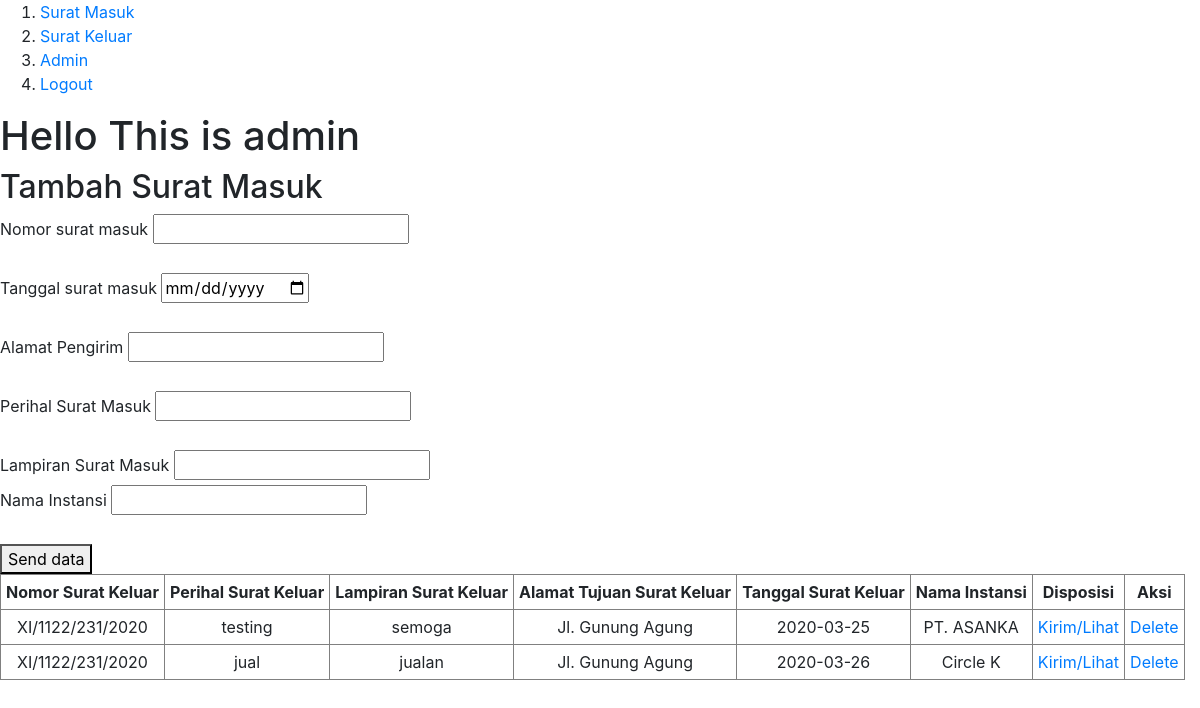
/public/admin/addDataSuratMasuk (signed in), run on the app's committed database.
### tables this page shows
CREATE TABLE `tbl_surat_masuk` (
  `id_surat_masuk` int(255) NOT NULL,
  `lampiran_surat_masuk` varchar(255) NOT NULL,
  `alamat_pengirim` varchar(255) NOT NULL,
  `tanggal_surat_masuk` date NOT NULL,
  `nomor_surat_masuk` varchar(255) NOT NULL,
  `perihal_surat_masuk` varchar(255) NOT NULL,
  `nama_instansi_surat_masuk` varchar(255) NOT NULL
);

### app/core/mainController.php (called while the page is built, shortened)
<?php
    class mainController{
        public function view($view, $data = []){
            require_once "../app/view/" . $view . ".php";
        }
        public function model($model){
            return new $model;
        }
    }
?>

### app/controllers/Admin.php (called while the page is built, shortened)
<?php
    class Admin extends mainController{
        public function addDataSuratMasuk(){
            $data = [
                "title" => "Tambah Surat Masuk",
                "process" => "admin/AddDataSuratMasuk",
                "judul" => "Tambah Surat Masuk",
                "surat" => $this->model("suratMasukModel")->getAllSuratMasuk()
            ];
            $this->view("admin/addDataSuratMasuk", $data);
        }
    }
?>

### app/core/App.php (called while the page is built, shortened)
<?php
    Class App{
        protected
            $controller = "Login",
            $method = "index",
            $params = [];
        public function parseUrl(){
            if( isset($_GET['url']) ){
                $url = rtrim($_GET['url'], "/");
                $url = filter_var($url, FILTER_SANITIZE_URL);
                $url = explode("/", $url);
                return $url;
            }
        }
        public function __CONSTRUCT(){
            $url = $this->parseUrl();
            if ( file_exists("../app/controllers/". $url[0] . ".php" ) ) {
                unset($url[0]);
            }
            $this->controller = new $this->controller();
            if ( isset($url[1]) ){
                if( method_exists($this->controller, $url[1]) ){
                    $this->method = $url[1];
                }
            }
            call_user_func_array([$this->controller, $this->method], $this->params);
        }
    }
?>

### public/index.php (called while the page is built, shortened)
<?php
    $app = new App();
?>

### app/core/db_wrapper.php (called while the page is built, shortened)
<?php
    class Database{
        private $host = host,
                $user = user,
                $pass = pass,
                $dbName = db;
        private $stmt, $dbh;
        public function __CONSTRUCT(){
            $dsn = "mysql:host=" . $this->host . "; dbname=" . $this->dbName;
            $option = [
                PDO::ATTR_PERSISTENT => true,
                PDO::ATTR_ERRMODE => PDO::ERRMODE_EXCEPTION
            ];
            try{
                $this->dbh = new PDO($dsn, $this->user, $this->pass, $option);
            }
            catch(PDOException $e){
                die( $e->getMessage() );
            }
        }
        public function query($query){
            $this->stmt = $this->dbh->prepare($query);
        }
        public function execute(){
            $this->stmt->execute();
        }
        public function allResult(){
            $this->execute();
            return $this->stmt->fetchAll(PDO::FETCH_ASSOC);
        }
    }
?>

### app/models/suratMasukModel.php (called while the page is built, shortened)
<?php
    class suratMasukModel{
        private $db, $table = "tbl_surat_masuk";
        public function __CONSTRUCT(){
            $this->db = new Database;
        }
        public function getAllSuratMasuk(){
            $query = "SELECT * FROM " . $this->table;
            $this->db->query($query);
            return $this->db->allResult();
        }
    }
?>

### app/view/admin/addDataSuratMasuk.php (the view)
<h1>Hello This is admin</h1>
<h2><?=$data['judul']?></h2>
<form action="<?php echo BASE_URL . $data['process'] ?>" method="POST">
    <div>
        <label for="nmr_srt_msk">Nomor surat masuk</label>
        <input type="text" id="nmr_srt_msk" name="nmr_srt_msk" type="text">
    </div>
    <br>
    <div>
        <label for="tgl_srt_msk">Tanggal surat masuk</label>
        <input type="date" id="tgl_srt_msk" name="tgl_srt_msk" type="text">
    </div>
    <br>
    <div>
        <label for="alamat_srt_msk">Alamat Pengirim</label>
        <input type="text" id="alamat_srt_msk" name="alamat_srt_msk" type="text">
    </div>
    <br>
    <div>
        <label for="perihal_srt_msk">Perihal Surat Masuk</label>
        <input type="text" id="perihal_srt_msk" name="perihal_srt_msk" type="text">
    </div>
    <br>
    <div>
        <label for="lampiran_srt_msk">Lampiran Surat Masuk</label>
        <input type="text" id="lampiran_srt_msk" name="lampiran_srt_msk" type="text">
    </div>
    <div>
        <label for="lampiran_srt_msk">Nama Instansi</label>
        <input type="text" id="nama_instansi_surat_masuk" name="nama_instansi_surat_masuk" type="text">
    </div>
    <br>
    <div>
        <button type="submit" name="submit" >Send data</button>
    </div>
</form>
<table style="text-align:center" border="1" cellspacing="0" cellpadding="5" style="border-collapse : collapse">
    <tr>
        <th>Nomor Surat Keluar</th>
        <th>Perihal Surat Keluar</th>
        <th>Lampiran Surat Keluar</th>
        <th>Alamat Tujuan Surat Keluar</th>
        <th>Tanggal Surat Keluar</th>
        <th>Nama Instansi</th>
        <th>Disposisi</th>
        <th>Aksi</th>
    </tr>
    <?php
        foreach($data['surat'] as $srt):
    ?>
    <tr>
        <td><?= $srt['nomor_surat_masuk'] ?></td>
        <td><?= $srt['perihal_surat_masuk'] ?></td>
        <td><?= $srt['lampiran_surat_masuk'] ?></td>
        <td><?= $srt['alamat_pengirim'] ?></td>
        <td><?= $srt['tanggal_surat_masuk'] ?></td>
        <td><?= $srt['nama_instansi_surat_masuk'] ?></td>
        <td>
          <a href="<?=BASE_URL?>admin/lihatDisposisi/<?=$srt['id_surat_masuk']?>">Kirim/Lihat</a>
        </td>
        <td>
          <a onclick="confirm('Are you sure want to delete this?')" href="<?=BASE_URL?>admin/deleteSuratMasuk/<?=$srt['id_surat_masuk']?>">Delete</a>
        </td>
    </tr>
    <?php endforeach ?>
</table>

### data on the page
tbl_surat_masuk: nomor_surat_masuk "XI/1122/231/2020", perihal_surat_masuk "testing", lampiran_surat_masuk "semoga", alamat_pengirim "Jl. Gunung Agung", tanggal_surat_masuk "2020-03-25", nama_instansi_surat_masuk "PT. ASANKA"
tbl_surat_masuk: nomor_surat_masuk "XI/1122/231/2020", perihal_surat_masuk "jual", lampiran_surat_masuk "jualan", alamat_pengirim "Jl. Gunung Agung", tanggal_surat_masuk "2020-03-26", nama_instansi_surat_masuk "Circle K"

### other printed values
$data['judul'] "Tambah Surat Masuk"
